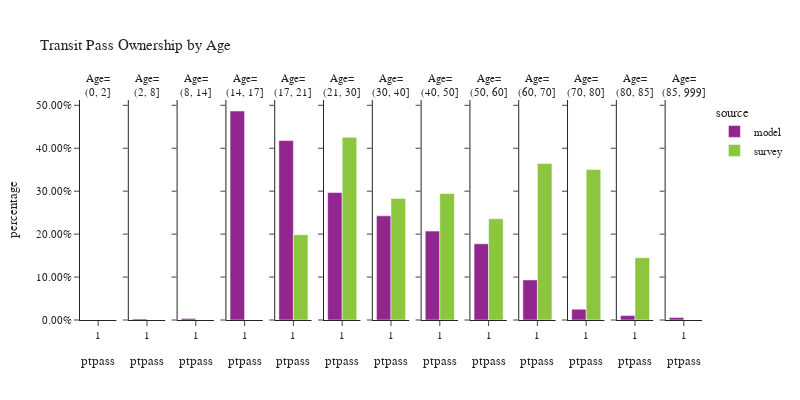

Notebook code cell kept with this figure:
### Code cell
plot_transit_pass(person, 'age', 'Age', 'Age')

### Figure 1 — Plotly figure (JSON) as saved in the notebook; plotly's stock layout.template omitted (floating-point values rounded to 4 significant figures)
{"data": [{"alignmentgroup": "True", "customdata": [[0]], "hovertemplate": "source=model<br>age=(0, 2]<br>ptpass=%{x}<br>percentage=%{y}<br>sample count=%{customdata[0]}<extra></extra>", "legendgroup": "model", "marker": {"color": "#91268F", "pattern": {"shape": ""}}, "name": "model", "offsetgroup": "model", "orientation": "v", "showlegend": true, "textposition": "auto", "type": "bar", "x": [1], "xaxis": "x", "y": [0.0], "yaxis": "y"}, {"alignmentgroup": "True", "customdata": [[747]], "hovertemplate": "source=model<br>age=(2, 8]<br>ptpass=%{x}<br>percentage=%{y}<br>sample count=%{customdata[0]}<extra></extra>", "legendgroup": "model", "marker": {"color": "#91268F", "pattern": {"shape": ""}}, "name": "model", "offsetgroup": "model", "orientation": "v", "showlegend": false, "textposition": "auto", "type": "bar", "x": [1], "xaxis": "x2", "y": [0.00244], "yaxis": "y2"}, {"alignmentgroup": "True", "customdata": [[1129]], "hovertemplate": "source=model<br>age=(8, 14]<br>ptpass=%{x}<br>percentage=%{y}<br>sample count=%{customdata[0]}<extra></extra>", "legendgroup": "model", "marker": {"color": "#91268F", "pattern": {"shape": ""}}, "name": "model", "offsetgroup": "model", "orientation": "v", "showlegend": false, "textposition": "auto", "type": "bar", "x": [1], "xaxis": "x3", "y": [0.003742], "yaxis": "y3"}, {"alignmentgroup": "True", "customdata": [[71709]], "hovertemplate": "source=model<br>age=(14, 17]<br>ptpass=%{x}<br>percentage=%{y}<br>sample count=%{customdata[0]}<extra></extra>", "legendgroup": "model", "marker": {"color": "#91268F", "pattern": {"shape": ""}}, "name": "model", "offsetgroup": "model", "orientation": "v", "showlegend": false, "textposition": "auto", "type": "bar", "x": [1], "xaxis": "x4", "y": [0.4867], "yaxis": "y4"}, {"alignmentgroup": "True", "customdata": [[78346]], "hovertemplate": "source=model<br>age=(17, 21]<br>ptpass=%{x}<br>percentage=%{y}<br>sample count=%{customdata[0]}<extra></extra>", "legendgroup": "model", "marker": {"color": "#91268F", "pattern": {"shape": ""}}, "name": "model", "offsetgroup": "model", "orientation": "v", "showlegend": false, "textposition": "auto", "type": "bar", "x": [1], "xaxis": "x5", "y": [0.4178], "yaxis": "y5"}, {"alignmentgroup": "True", "customdata": [[179481]], "hovertemplate": "source=model<br>age=(21, 30]<br>ptpass=%{x}<br>percentage=%{y}<br>sample count=%{customdata[0]}<extra></extra>", "legendgroup": "model", "marker": {"color": "#91268F", "pattern": {"shape": ""}}, "name": "model", "offsetgroup": "model", "orientation": "v", "showlegend": false, "textposition": "auto", "type": "bar", "x": [1], "xaxis": "x6", "y": [0.2967], "yaxis": "y6"}, {"alignmentgroup": "True", "customdata": [[170892]], "hovertemplate": "source=model<br>age=(30, 40]<br>ptpass=%{x}<br>percentage=%{y}<br>sample count=%{customdata[0]}<extra></extra>", "legendgroup": "model", "marker": {"color": "#91268F", "pattern": {"shape": ""}}, "name": "model", "offsetgroup": "model", "orientation": "v", "showlegend": false, "textposition": "auto", "type": "bar", "x": [1], "xaxis": "x7", "y": [0.2425], "yaxis": "y7"}, {"alignmentgroup": "True", "customdata": [[118657]], "hovertemplate": "source=model<br>age=(40, 50]<br>ptpass=%{x}<br>percentage=%{y}<br>sample count=%{customdata[0]}<extra></extra>", "legendgroup": "model", "marker": {"color": "#91268F", "pattern": {"shape": ""}}, "name": "model", "offsetgroup": "model", "orientation": "v", "showlegend": false, "textposition": "auto", "type": "bar", "x": [1], "xaxis": "x8", "y": [0.207], "yaxis": "y8"}, {"alignmentgroup": "True", "customdata": [[97071]], "hovertemplate": "source=model<br>age=(50, 60]<br>ptpass=%{x}<br>percentage=%{y}<br>sample count=%{customdata[0]}<extra></extra>", "legendgroup": "model", "marker": {"color": "#91268F", "pattern": {"shape": ""}}, "name": "model", "offsetgroup": "model", "orientation": "v", "showlegend": false, "textposition": "auto", "type": "bar", "x": [1], "xaxis": "x9", "y": [0.1774], "yaxis": "y9"}, {"alignmentgroup": "True", "customdata": [[44044]], "hovertemplate": "source=model<br>age=(60, 70]<br>ptpass=%{x}<br>percentage=%{y}<br>sample count=%{customdata[0]}<extra></extra>", "legendgroup": "model", "marker": {"color": "#91268F", "pattern": {"shape": ""}}, "name": "model", "offsetgroup": "model", "orientation": "v", "showlegend": false, "textposition": "auto", "type": "bar", "x": [1], "xaxis": "x10", "y": [0.09333], "yaxis": "y10"}, {"alignmentgroup": "True", "customdata": [[6221]], "hovertemplate": "source=model<br>age=(70, 80]<br>ptpass=%{x}<br>percentage=%{y}<br>sample count=%{customdata[0]}<extra></extra>", "legendgroup": "model", "marker": {"color": "#91268F", "pattern": {"shape": ""}}, "name": "model", "offsetgroup": "model", "orientation": "v", "showlegend": false, "textposition": "auto", "type": "bar", "x": [1], "xaxis": "x11", "y": [0.02505], "yaxis": "y11"}, {"alignmentgroup": "True", "customdata": [[600]], "hovertemplate": "source=model<br>age=(80, 85]<br>ptpass=%{x}<br>percentage=%{y}<br>sample count=%{customdata[0]}<extra></extra>", "legendgroup": "model", "marker": {"color": "#91268F", "pattern": {"shape": ""}}, "name": "model", "offsetgroup": "model", "orientation": "v", "showlegend": false, "textposition": "auto", "type": "bar", "x": [1], "xaxis": "x12", "y": [0.0102], "yaxis": "y12"}, {"alignmentgroup": "True", "customdata": [[373]], "hovertemplate": "source=model<br>age=(85, 999]<br>ptpass=%{x}<br>percentage=%{y}<br>sample count=%{customdata[0]}<extra></extra>", "legendgroup": "model", "marker": {"color": "#91268F", "pattern": {"shape": ""}}, "name": "model", "offsetgroup": "model", "orientation": "v", "showlegend": false, "textposition": "auto", "type": "bar", "x": [1], "xaxis": "x13", "y": [0.005965], "yaxis": "y13"}, {"alignmentgroup": "True", "customdata": [[0]], "hovertemplate": "source=survey<br>age=(0, 2]<br>ptpass=%{x}<br>percentage=%{y}<br>sample count=%{customdata[0]}<extra></extra>", "legendgroup": "survey", "marker": {"color": "#8CC63E", "pattern": {"shape": ""}}, "name": "survey", "offsetgroup": "survey", "orientation": "v", "showlegend": true, "textposition": "auto", "type": "bar", "x": [1], "xaxis": "x", "y": [0.0], "yaxis": "y"}, {"alignmentgroup": "True", "customdata": [[0]], "hovertemplate": "source=survey<br>age=(2, 8]<br>ptpass=%{x}<br>percentage=%{y}<br>sample count=%{customdata[0]}<extra></extra>", "legendgroup": "survey", "marker": {"color": "#8CC63E", "pattern": {"shape": ""}}, "name": "survey", "offsetgroup": "survey", "orientation": "v", "showlegend": false, "textposition": "auto", "type": "bar", "x": [1], "xaxis": "x2", "y": [0.0], "yaxis": "y2"}, {"alignmentgroup": "True", "customdata": [[0]], "hovertemplate": "source=survey<br>age=(8, 14]<br>ptpass=%{x}<br>percentage=%{y}<br>sample count=%{customdata[0]}<extra></extra>", "legendgroup": "survey", "marker": {"color": "#8CC63E", "pattern": {"shape": ""}}, "name": "survey", "offsetgroup": "survey", "orientation": "v", "showlegend": false, "textposition": "auto", "type": "bar", "x": [1], "xaxis": "x3", "y": [0.0], "yaxis": "y3"}, {"alignmentgroup": "True", "customdata": [[0]], "hovertemplate": "source=survey<br>age=(14, 17]<br>ptpass=%{x}<br>percentage=%{y}<br>sample count=%{customdata[0]}<extra></extra>", "legendgroup": "survey", "marker": {"color": "#8CC63E", "pattern": {"shape": ""}}, "name": "survey", "offsetgroup": "survey", "orientation": "v", "showlegend": false, "textposition": "auto", "type": "bar", "x": [1], "xaxis": "x4", "y": [0.0], "yaxis": "y4"}, {"alignmentgroup": "True", "customdata": [[127]], "hovertemplate": "source=survey<br>age=(17, 21]<br>ptpass=%{x}<br>percentage=%{y}<br>sample count=%{customdata[0]}<extra></extra>", "legendgroup": "survey", "marker": {"color": "#8CC63E", "pattern": {"shape": ""}}, "name": "survey", "offsetgroup": "survey", "orientation": "v", "showlegend": false, "textposition": "auto", "type": "bar", "x": [1], "xaxis": "x5", "y": [0.1986], "yaxis": "y5"}, {"alignmentgroup": "True", "customdata": [[724]], "hovertemplate": "source=survey<br>age=(21, 30]<br>ptpass=%{x}<br>percentage=%{y}<br>sample count=%{customdata[0]}<extra></extra>", "legendgroup": "survey", "marker": {"color": "#8CC63E", "pattern": {"shape": ""}}, "name": "survey", "offsetgroup": "survey", "orientation": "v", "showlegend": false, "textposition": "auto", "type": "bar", "x": [1], "xaxis": "x6", "y": [0.4254], "yaxis": "y6"}, {"alignmentgroup": "True", "customdata": [[529]], "hovertemplate": "source=survey<br>age=(30, 40]<br>ptpass=%{x}<br>percentage=%{y}<br>sample count=%{customdata[0]}<extra></extra>", "legendgroup": "survey", "marker": {"color": "#8CC63E", "pattern": {"shape": ""}}, "name": "survey", "offsetgroup": "survey", "orientation": "v", "showlegend": false, "textposition": "auto", "type": "bar", "x": [1], "xaxis": "x7", "y": [0.2832], "yaxis": "y7"}, {"alignmentgroup": "True", "customdata": [[359]], "hovertemplate": "source=survey<br>age=(40, 50]<br>ptpass=%{x}<br>percentage=%{y}<br>sample count=%{customdata[0]}<extra></extra>", "legendgroup": "survey", "marker": {"color": "#8CC63E", "pattern": {"shape": ""}}, "name": "survey", "offsetgroup": "survey", "orientation": "v", "showlegend": false, "textposition": "auto", "type": "bar", "x": [1], "xaxis": "x8", "y": [0.2946], "yaxis": "y8"}, {"alignmentgroup": "True", "customdata": [[341]], "hovertemplate": "source=survey<br>age=(50, 60]<br>ptpass=%{x}<br>percentage=%{y}<br>sample count=%{customdata[0]}<extra></extra>", "legendgroup": "survey", "marker": {"color": "#8CC63E", "pattern": {"shape": ""}}, "name": "survey", "offsetgroup": "survey", "orientation": "v", "showlegend": false, "textposition": "auto", "type": "bar", "x": [1], "xaxis": "x9", "y": [0.2359], "yaxis": "y9"}, {"alignmentgroup": "True", "customdata": [[373]], "hovertemplate": "source=survey<br>age=(60, 70]<br>ptpass=%{x}<br>percentage=%{y}<br>sample count=%{customdata[0]}<extra></extra>", "legendgroup": "survey", "marker": {"color": "#8CC63E", "pattern": {"shape": ""}}, "name": "survey", "offsetgroup": "survey", "orientation": "v", "showlegend": false, "textposition": "auto", "type": "bar", "x": [1], "xaxis": "x10", "y": [0.3646], "yaxis": "y10"}, {"alignmentgroup": "True", "customdata": [[184]], "hovertemplate": "source=survey<br>age=(70, 80]<br>ptpass=%{x}<br>percentage=%{y}<br>sample count=%{customdata[0]}<extra></extra>", "legendgroup": "survey", "marker": {"color": "#8CC63E", "pattern": {"shape": ""}}, "name": "survey", "offsetgroup": "survey", "orientation": "v", "showlegend": false, "textposition": "auto", "type": "bar", "x": [1], "xaxis": "x11", "y": [0.3507], "yaxis": "y11"}, {"alignmentgroup": "True", "customdata": [[15]], "hovertemplate": "source=survey<br>age=(80, 85]<br>ptpass=%{x}<br>percentage=%{y}<br>sample count=%{customdata[0]}<extra></extra>", "legendgroup": "survey", "marker": {"color": "#8CC63E", "pattern": {"shape": ""}}, "name": "survey", "offsetgroup": "survey", "orientation": "v", "showlegend": false, "textposition": "auto", "type": "bar", "x": [1], "xaxis": "x12", "y": [0.1453], "yaxis": "y12"}, {"alignmentgroup": "True", "customdata": [[0]], "hovertemplate": "source=survey<br>age=(85, 999]<br>ptpass=%{x}<br>percentage=%{y}<br>sample count=%{customdata[0]}<extra></extra>", "legendgroup": "survey", "marker": {"color": "#8CC63E", "pattern": {"shape": ""}}, "name": "survey", "offsetgroup": "survey", "orientation": "v", "showlegend": false, "textposition": "auto", "type": "bar", "x": [1], "xaxis": "x13", "y": [null], "yaxis": "y13"}], "layout": {"annotations": [{"font": {}, "showarrow": false, "text": "Age=<br>(0, 2]", "x": 0.02923, "xanchor": "center", "xref": "paper", "y": 1.0, "yanchor": "bottom", "yref": "paper"}, {"font": {}, "showarrow": false, "text": "Age=<br>(2, 8]", "x": 0.1077, "xanchor": "center", "xref": "paper", "y": 1.0, "yanchor": "bottom", "yref": "paper"}, {"font": {}, "showarrow": false, "text": "Age=<br>(8, 14]", "x": 0.1862, "xanchor": "center", "xref": "paper", "y": 1.0, "yanchor": "bottom", "yref": "paper"}, {"font": {}, "showarrow": false, "text": "Age=<br>(14, 17]", "x": 0.2646, "xanchor": "center", "xref": "paper", "y": 1.0, "yanchor": "bottom", "yref": "paper"}, {"font": {}, "showarrow": false, "text": "Age=<br>(17, 21]", "x": 0.3431, "xanchor": "center", "xref": "paper", "y": 1.0, "yanchor": "bottom", "yref": "paper"}, {"font": {}, "showarrow": false, "text": "Age=<br>(21, 30]", "x": 0.4215, "xanchor": "center", "xref": "paper", "y": 1.0, "yanchor": "bottom", "yref": "paper"}, {"font": {}, "showarrow": false, "text": "Age=<br>(30, 40]", "x": 0.5, "xanchor": "center", "xref": "paper", "y": 1.0, "yanchor": "bottom", "yref": "paper"}, {"font": {}, "showarrow": false, "text": "Age=<br>(40, 50]", "x": 0.5785, "xanchor": "center", "xref": "paper", "y": 1.0, "yanchor": "bottom", "yref": "paper"}, {"font": {}, "showarrow": false, "text": "Age=<br>(50, 60]", "x": 0.6569, "xanchor": "center", "xref": "paper", "y": 1.0, "yanchor": "bottom", "yref": "paper"}, {"font": {}, "showarrow": false, "text": "Age=<br>(60, 70]", "x": 0.7354, "xanchor": "center", "xref": "paper", "y": 1.0, "yanchor": "bottom", "yref": "paper"}, {"font": {}, "showarrow": false, "text": "Age=<br>(70, 80]", "x": 0.8138, "xanchor": "center", "xref": "paper", "y": 1.0, "yanchor": "bottom", "yref": "paper"}, {"font": {}, "showarrow": false, "text": "Age=<br>(80, 85]", "x": 0.8923, "xanchor": "center", "xref": "paper", "y": 1.0, "yanchor": "bottom", "yref": "paper"}, {"font": {}, "showarrow": false, "text": "Age=<br>(85, 999]", "x": 0.9708, "xanchor": "center", "xref": "paper", "y": 1.0, "yanchor": "bottom", "yref": "paper"}], "barmode": "group", "font": {"size": 11}, "height": 400, "legend": {"title": {"text": "source"}, "tracegroupgap": 0}, "title": {"text": "Transit Pass Ownership by Age"}, "width": 800, "xaxis": {"anchor": "y", "domain": [0.0, 0.05846], "title": {"text": "ptpass"}}, "xaxis10": {"anchor": "y10", "domain": [0.7062, 0.7646], "matches": "x", "title": {"text": "ptpass"}}, "xaxis11": {"anchor": "y11", "domain": [0.7846, 0.8431], "matches": "x", "title": {"text": "ptpass"}}, "xaxis12": {"anchor": "y12", "domain": [0.8631, 0.9215], "matches": "x", "title": {"text": "ptpass"}}, "xaxis13": {"anchor": "y13", "domain": [0.9415, 1.0], "matches": "x", "title": {"text": "ptpass"}}, "xaxis2": {"anchor": "y2", "domain": [0.07846, 0.1369], "matches": "x", "title": {"text": "ptpass"}}, "xaxis3": {"anchor": "y3", "domain": [0.1569, 0.2154], "matches": "x", "title": {"text": "ptpass"}}, "xaxis4": {"anchor": "y4", "domain": [0.2354, 0.2938], "matches": "x", "title": {"text": "ptpass"}}, "xaxis5": {"anchor": "y5", "domain": [0.3138, 0.3723], "matches": "x", "title": {"text": "ptpass"}}, "xaxis6": {"anchor": "y6", "domain": [0.3923, 0.4508], "matches": "x", "title": {"text": "ptpass"}}, "xaxis7": {"anchor": "y7", "domain": [0.4708, 0.5292], "matches": "x", "title": {"text": "ptpass"}}, "xaxis8": {"anchor": "y8", "domain": [0.5492, 0.6077], "matches": "x", "title": {"text": "ptpass"}}, "xaxis9": {"anchor": "y9", "domain": [0.6277, 0.6862], "matches": "x", "title": {"text": "ptpass"}}, "yaxis": {"anchor": "x", "domain": [0.0, 1.0], "tickformat": ".2%", "title": {"text": "percentage"}}, "yaxis10": {"anchor": "x10", "domain": [0.0, 1.0], "matches": "y", "showticklabels": false, "tickformat": ".2%"}, "yaxis11": {"anchor": "x11", "domain": [0.0, 1.0], "matches": "y", "showticklabels": false, "tickformat": ".2%"}, "yaxis12": {"anchor": "x12", "domain": [0.0, 1.0], "matches": "y", "showticklabels": false, "tickformat": ".2%"}, "yaxis13": {"anchor": "x13", "domain": [0.0, 1.0], "matches": "y", "showticklabels": false, "tickformat": ".2%"}, "yaxis2": {"anchor": "x2", "domain": [0.0, 1.0], "matches": "y", "showticklabels": false, "tickformat": ".2%"}, "yaxis3": {"anchor": "x3", "domain": [0.0, 1.0], "matches": "y", "showticklabels": false, "tickformat": ".2%"}, "yaxis4": {"anchor": "x4", "domain": [0.0, 1.0], "matches": "y", "showticklabels": false, "tickformat": ".2%"}, "yaxis5": {"anchor": "x5", "domain": [0.0, 1.0], "matches": "y", "showticklabels": false, "tickformat": ".2%"}, "yaxis6": {"anchor": "x6", "domain": [0.0, 1.0], "matches": "y", "showticklabels": false, "tickformat": ".2%"}, "yaxis7": {"anchor": "x7", "domain": [0.0, 1.0], "matches": "y", "showticklabels": false, "tickformat": ".2%"}, "yaxis8": {"anchor": "x8", "domain": [0.0, 1.0], "matches": "y", "showticklabels": false, "tickformat": ".2%"}, "yaxis9": {"anchor": "x9", "domain": [0.0, 1.0], "matches": "y", "showticklabels": false, "tickformat": ".2%"}}}
